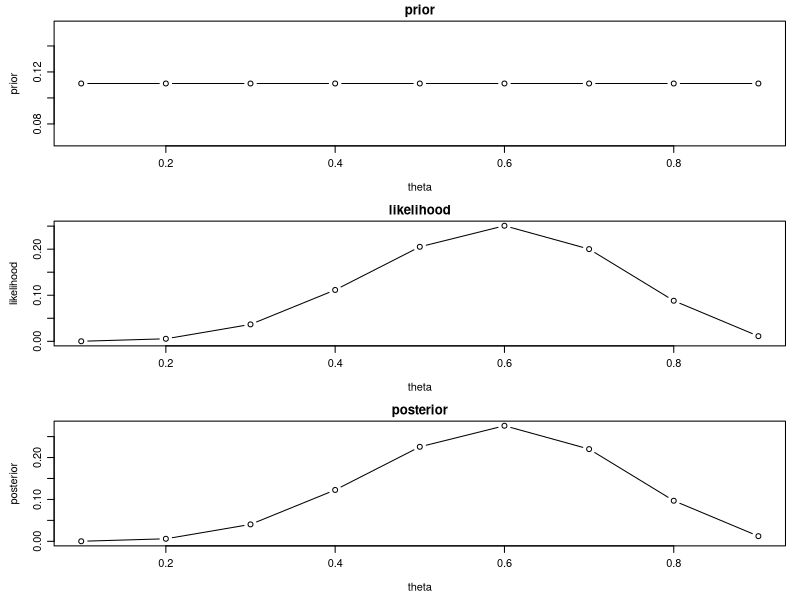
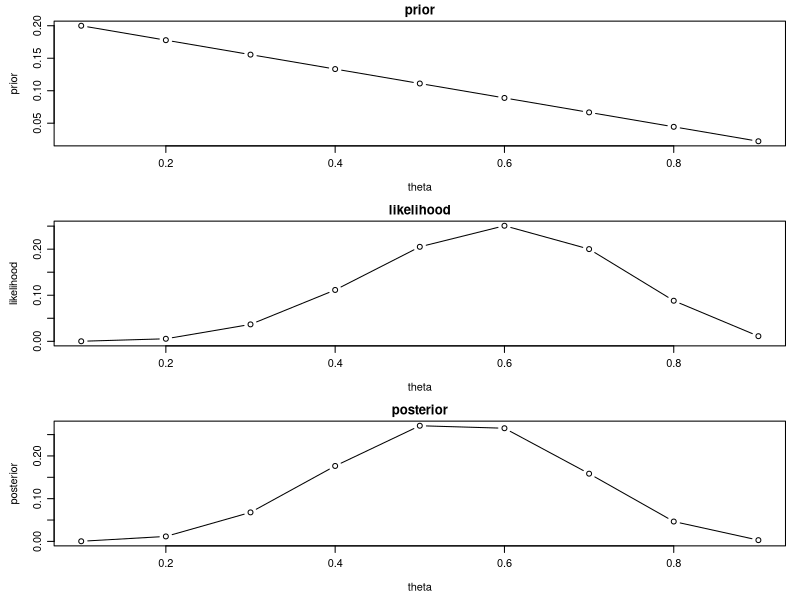
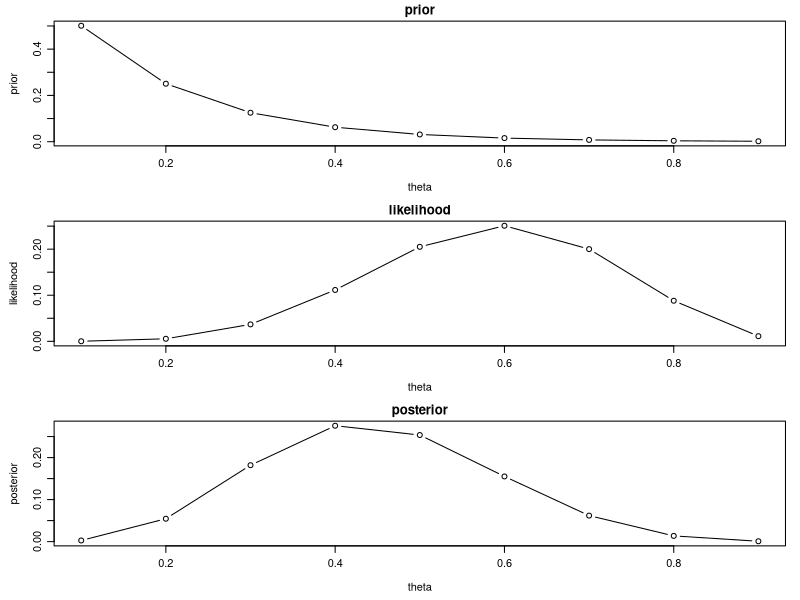
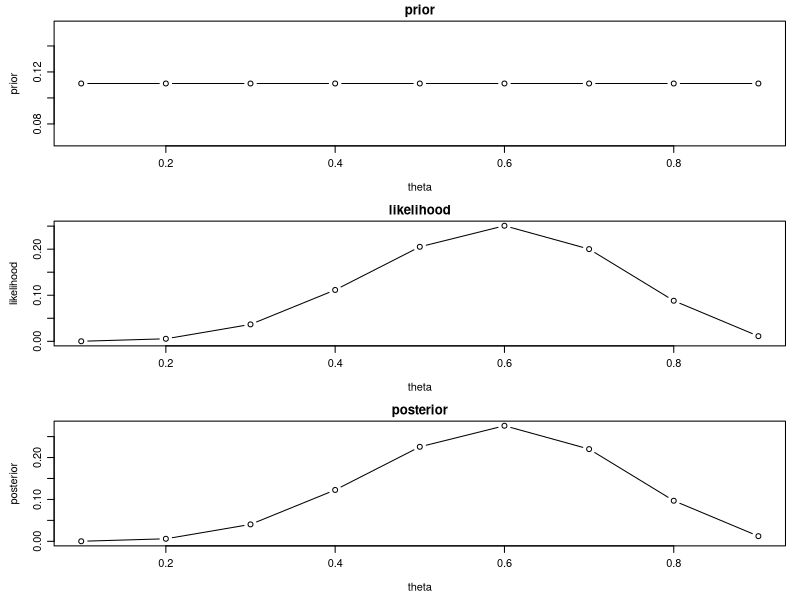
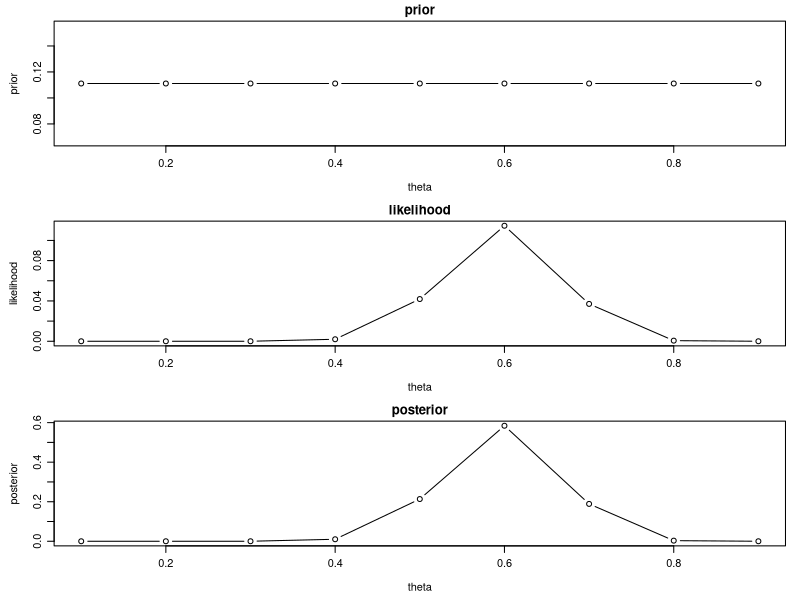
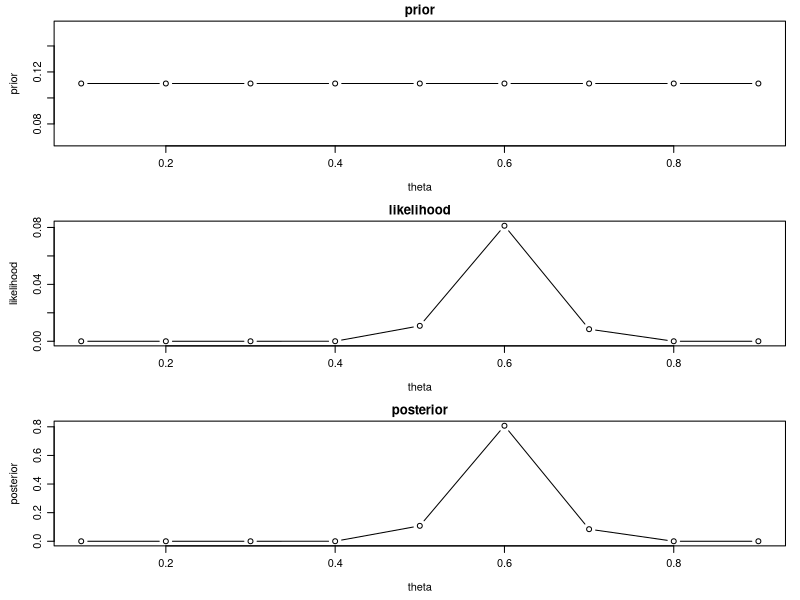
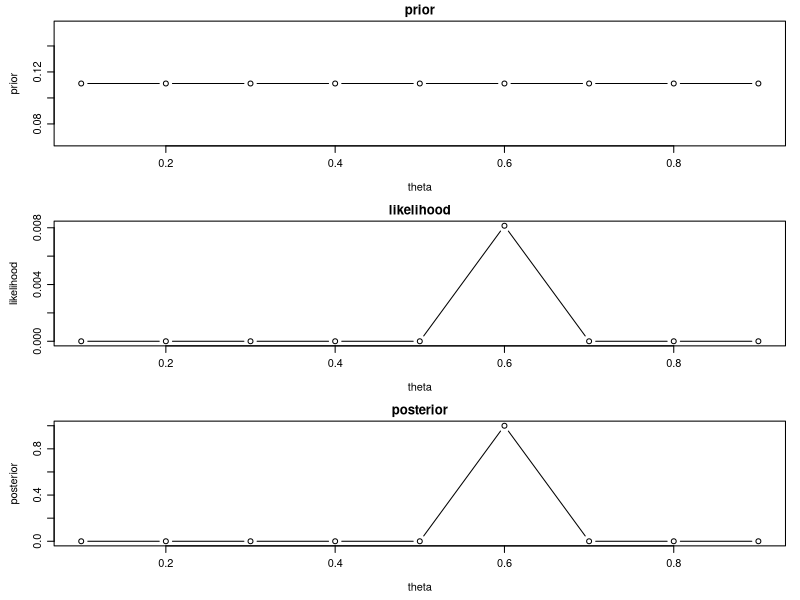
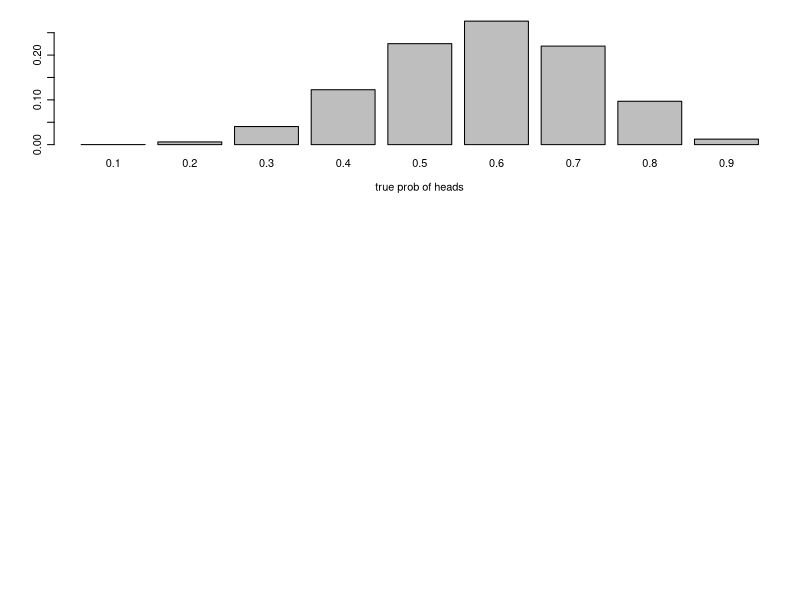

Write R code to recreate these figures, in order.
## ---- chunk 1
fig.dim <- 3
knitr::opts_chunk$set(fig.width=2*fig.dim,
                      fig.height=fig.dim,
                      fig.align='center')
## ---- chunk 2
theta <- (1:9)/10
prior <- rep(1/9, 9)
likelihood <- dbinom(6, size=10, prob=theta)
posterior <- prior*likelihood/sum(prior*likelihood)
layout(1:3)
par(mar=c(4,4,1.5,1)+.1, mgp=c(2.6,0.8,0))
plot(theta, prior, type='b'); title("prior", line=0.5)
plot(theta, likelihood, type='b'); title("likelihood", line=0.5)
plot(theta, posterior, type='b'); title("posterior", line=0.5)
## ---- chunk 3
theta <- (1:9)/10
prior <- (9:1)/45
likelihood <- dbinom(6, size=10, prob=theta)
posterior <- prior*likelihood/sum(prior*likelihood)
layout(1:3)
par(mar=c(4,4,1.5,1)+.1, mgp=c(2.6,0.8,0))
plot(theta, prior, type='b'); title("prior", line=0.5)
plot(theta, likelihood, type='b'); title("likelihood", line=0.5)
plot(theta, posterior, type='b'); title("posterior", line=0.5)
## ---- chunk 4
theta <- (1:9)/10
prior <- 2^(8:0)/511
likelihood <- dbinom(6, size=10, prob=theta)
posterior <- prior*likelihood/sum(prior*likelihood)
layout(1:3)
par(mar=c(4,4,1.5,1)+.1, mgp=c(2.6,0.8,0))
plot(theta, prior, type='b'); title("prior", line=0.5)
plot(theta, likelihood, type='b'); title("likelihood", line=0.5)
plot(theta, posterior, type='b'); title("posterior", line=0.5)
## ---- chunk 5
theta <- (1:9)/10
prior <- rep(1/9, 9)
likelihood <- dbinom(6, size=10, prob=theta)
posterior <- prior*likelihood/sum(prior*likelihood)
layout(1:3)
par(mar=c(4,4,1.5,1)+.1, mgp=c(2.6,0.8,0))
plot(theta, prior, type='b'); title("prior", line=0.5)
plot(theta, likelihood, type='b'); title("likelihood", line=0.5)
plot(theta, posterior, type='b'); title("posterior", line=0.5)
## ---- chunk 6
theta <- (1:9)/10
prior <- rep(1/9, 9)
likelihood <- dbinom(30, size=50, prob=theta)
posterior <- prior*likelihood/sum(prior*likelihood)
layout(1:3)
par(mar=c(4,4,1.5,1)+.1, mgp=c(2.6,0.8,0))
plot(theta, prior, type='b'); title("prior", line=0.5)
plot(theta, likelihood, type='b'); title("likelihood", line=0.5)
plot(theta, posterior, type='b'); title("posterior", line=0.5)
## ---- chunk 7
theta <- (1:9)/10
prior <- rep(1/9, 9)
likelihood <- dbinom(60, size=100, prob=theta)
posterior <- prior*likelihood/sum(prior*likelihood)
layout(1:3)
par(mar=c(4,4,1.5,1)+.1, mgp=c(2.6,0.8,0))
plot(theta, prior, type='b'); title("prior", line=0.5)
plot(theta, likelihood, type='b'); title("likelihood", line=0.5)
plot(theta, posterior, type='b'); title("posterior", line=0.5)
## ---- chunk 8
theta <- (1:9)/10
prior <- rep(1/9, 9)
likelihood <- dbinom(6000, size=10000, prob=theta)
posterior <- prior*likelihood/sum(prior*likelihood)
names(posterior) <- theta
layout(1:3)
par(mar=c(4,4,1.5,1)+.1, mgp=c(2.6,0.8,0))
plot(theta, prior, type='b'); title("prior", line=0.5)
plot(theta, likelihood, type='b'); title("likelihood", line=0.5)
plot(theta, posterior, type='b'); title("posterior", line=0.5)
## ---- chunk 9
theta <- (1:9)/10
prior <- rep(1/9, 9)
likelihood <- dbinom(6, size=10, prob=theta)
posterior <- prior*likelihood/sum(prior*likelihood)
names(posterior) <- theta
barplot(posterior, xlab='true prob of heads')
## ---- chunk 10
layout(1:3)
par(mar=c(2,2,4,1)+.1)
xh <- hist(rbinom(1e6, size=100, prob=3/5)/100, breaks=((0:101)-0.5)/100, freq=FALSE,
           main='100 flips', xlim=c(0,1), xlab='')
lines(xh$mids, diff(pnorm(q=xh$breaks, mean=3/5, sd=sqrt(3*2)/50))/diff(xh$breaks),
      col=adjustcolor('red',0.5), lwd=2)
xh <- hist(rbinom(1e6, size=1e3, prob=3/5)/1e3, breaks=100, freq=FALSE,
           main='1,000 flips', xlim=c(0,1), xlab='')
lines(xh$mids, diff(pnorm(q=xh$breaks, mean=3/5, sd=sqrt(3*2/1e3)/5))/diff(xh$breaks),
      col=adjustcolor('red',0.5), lwd=2)
xh <- hist(rbinom(1e6, size=1e4, prob=3/5)/1e4, breaks=100, freq=FALSE,
           main='10,000 flips', xlim=c(0,1), xlab='')
lines(xh$mids, diff(pnorm(q=xh$breaks, mean=3/5, sd=sqrt(3*2/1e4)/5))/diff(xh$breaks),
      col=adjustcolor('red',0.5), lwd=2)
